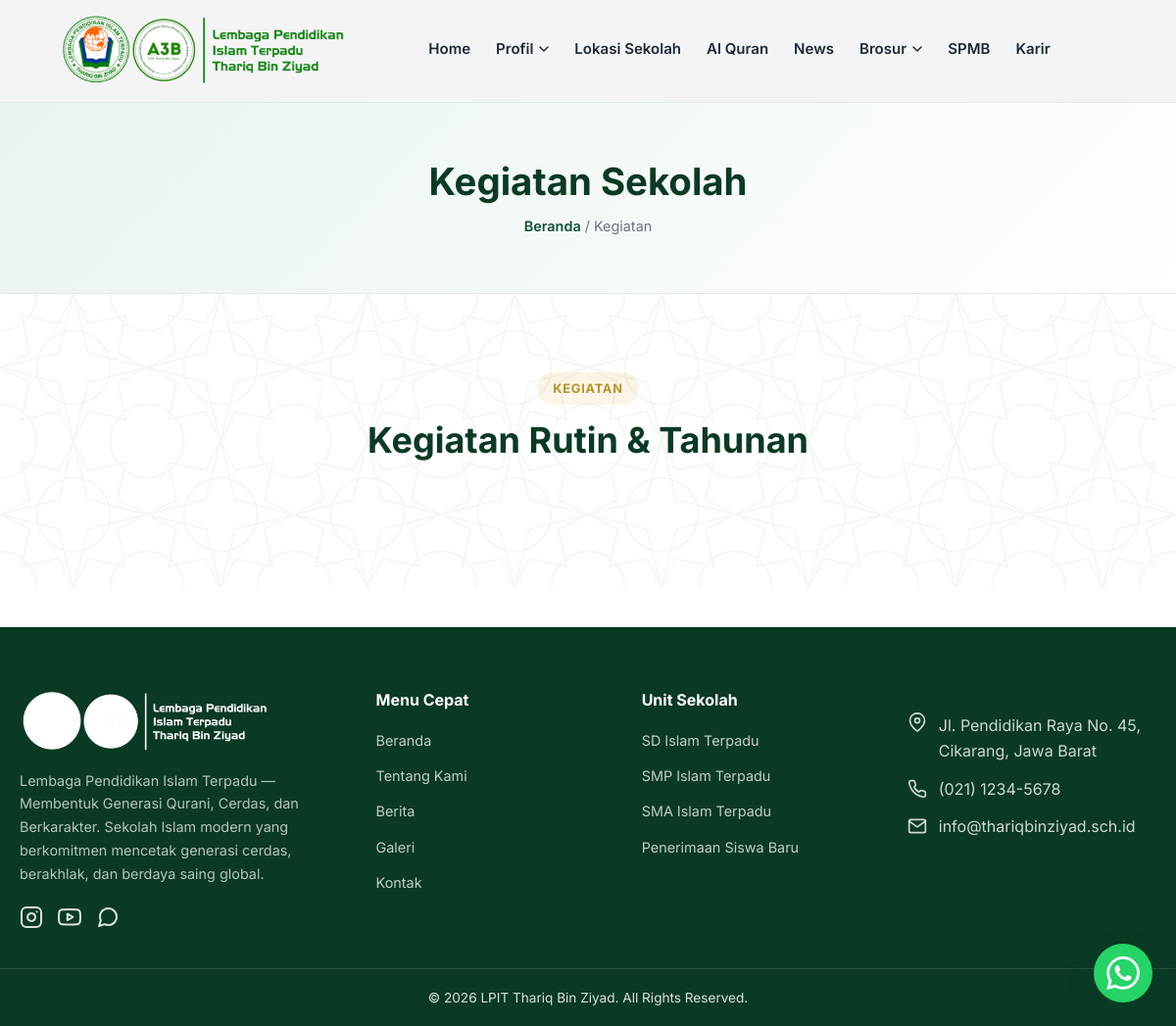
Page /frontend/pages/kegiatan.php on the earlier database version.
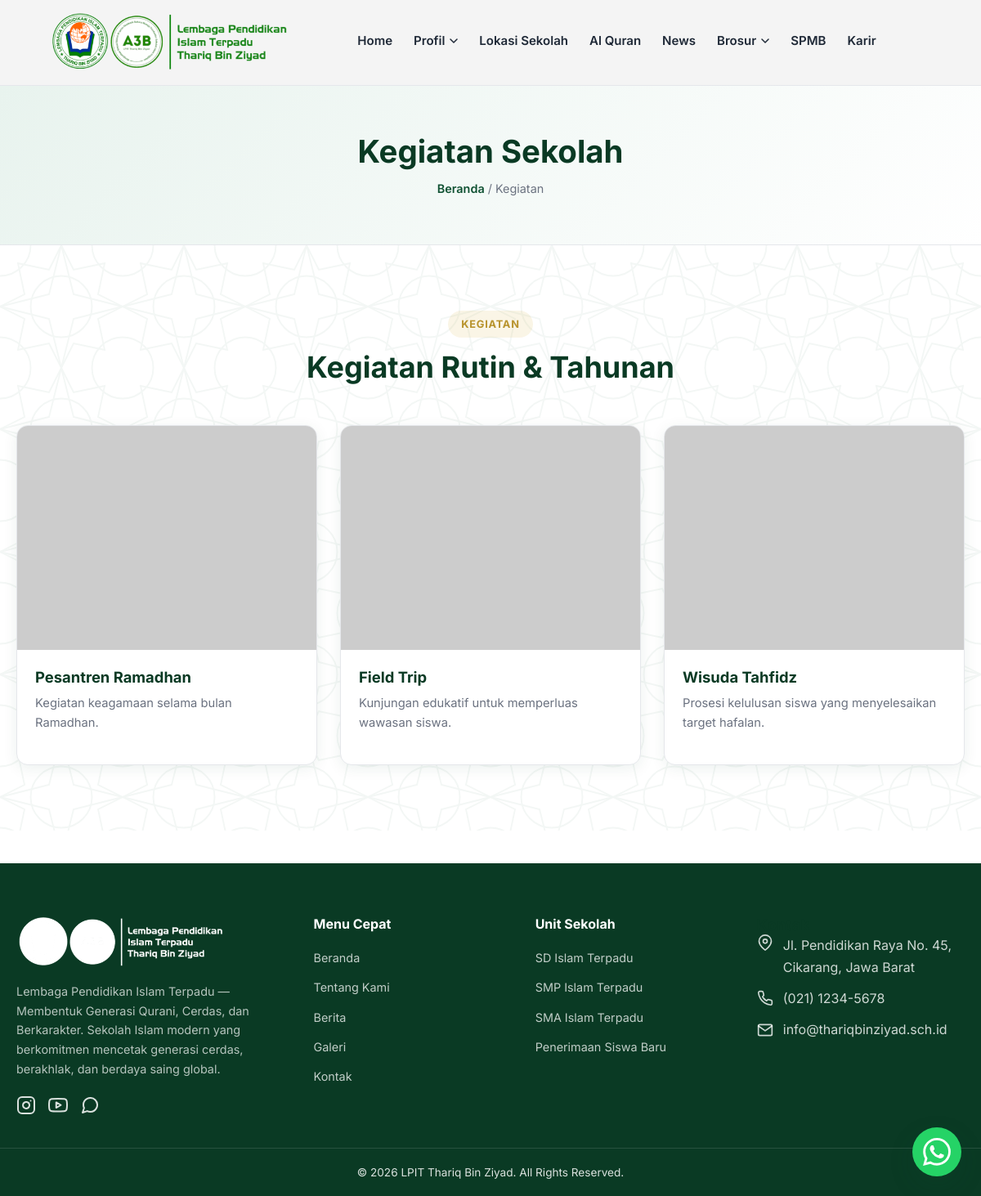
Same page on the later database version.
### tables this page shows
CREATE TABLE IF NOT EXISTS `site_content_items` (
    `id` INT AUTO_INCREMENT PRIMARY KEY,
    `type` VARCHAR(30) NOT NULL,
    `title` VARCHAR(180) NOT NULL,
    `subtitle` VARCHAR(180) DEFAULT NULL,
    `description` TEXT NOT NULL,
    `image` VARCHAR(255) DEFAULT NULL,
    `badge` VARCHAR(80) DEFAULT NULL,
    `year` VARCHAR(10) DEFAULT NULL,
    `extra` TEXT DEFAULT NULL,
    `sort_order` INT NOT NULL DEFAULT 0,
    `is_active` TINYINT(1) NOT NULL DEFAULT 1,
    `created_at` TIMESTAMP DEFAULT CURRENT_TIMESTAMP,
    `updated_at` TIMESTAMP DEFAULT CURRENT_TIMESTAMP ON UPDATE CURRENT_TIMESTAMP,
    INDEX `idx_content_type` (`type`,`is_active`,`sort_order`)
);

### backend/helpers/functions.php (called while the page is built, shortened)
<?php
function esc($string) {
    return htmlspecialchars($string ?? '', ENT_QUOTES, 'UTF-8');
}
$nav_menu = [
    'index.php'    => 'Home',
    'profil'       => [
        'label' => 'Profil',
        'children' => [
            'tentang.php'  => 'Tentang Kami',
            'unit.php'     => 'Unit Sekolah',
            'program.php'  => 'Program',
            'prestasi.php' => 'Prestasi',
        ]
    ],
    'kontak.php'   => 'Lokasi Sekolah',
    '#alquran'     => 'Al Quran',
    'berita.php'   => 'News',
    'brosur'       => [
        'label' => 'Brosur',
        'children' => [
            'galeri.php'    => 'Galeri',
            'kegiatan.php'  => 'Kegiatan',
        ]
    ],
    'spmb.php'     => 'SPMB',
    '#karir'       => 'Karir',
];

### frontend/pages/kegiatan.php (the view, shortened to what this page needs)
<?php
require_once __DIR__ . '/../../backend/config/database.php';
require_once __DIR__ . '/../../backend/helpers/functions.php';
$activities = $pdo->query("SELECT * FROM site_content_items WHERE type='activity' AND is_active=1 ORDER BY sort_order,id")->fetchAll();
require_once __DIR__ . '/../components/header.php';
?>
<section class="page-header">
    <div class="container">
        <h1>Kegiatan Sekolah</h1>
        <p class="breadcrumb"><a href="index.php">Beranda</a> / Kegiatan</p>
    </div>
</section>
<section class="section">
    <div class="container">
        <div class="section-head">
            <span class="section-eyebrow">Kegiatan</span>
            <h2>Kegiatan Rutin &amp; Tahunan</h2>
        </div>
        <div class="grid-3">
            <?php foreach ($activities as $a): ?>
            <div class="card">
                <img src="<?php echo esc($a['image'] ?: 'https://placehold.co/500x375/0f5132/ffffff?text='.urlencode($a['title'])); ?>" alt="<?php echo esc($a['title']); ?>" loading="lazy">
                <div class="card-body">
                    <h3><?php echo esc($a['title']); ?></h3>
                    <p><?php echo nl2br(esc($a['description'])); ?></p>
                </div>
            </div>
            <?php endforeach; ?>
        </div>
    </div>
</section>
<?php require_once __DIR__ . '/../components/footer.php'; ?>

### frontend/components/header.php (shortened to what this page needs)
<!DOCTYPE html>
<html lang="id">
<head>
<link rel="stylesheet" href="<?php echo SITE_URL; ?>/frontend/assets/css/style.css">
</head>
<body>
<header class="site-header" id="siteHeader">
    <div class="header-inner">
        <a href="<?php echo SITE_URL; ?>/index.php" class="brand">
            <img src="<?php echo SITE_URL; ?>/frontend/assets/images/logo.png" alt="Logo <?php echo esc(SITE_NAME); ?>" class="brand-logo" onerror="this.style.display='none'">
        </a>
        <nav class="main-nav" id="mainNav">
            <ul>
                <?php foreach ($nav_menu as $file => $item): ?>
                    <?php if (is_array($item)): ?>
                    <li class="has-dropdown">
                        <a href="javascript:void(0)" class="dropdown-trigger <?php
                            $childActive = false;
                            echo $childActive ? 'active' : '';
                        ?>">
                            <?php echo esc($item['label']); ?>
                            <svg class="dropdown-arrow" width="10" height="6" viewBox="0 0 10 6" fill="none"><path d="M1 1L5 5L9 1" stroke="currentColor" stroke-width="1.5" stroke-linecap="round" stroke-linejoin="round"/></svg>
                        </a>
                    </li>
                    <?php else: ?>
                    <li>
                        <a href="<?php echo SITE_URL . '/' . $file; ?>" class="<?php echo ($current_page === $file) ? 'active' : ''; ?>">
                            <?php echo esc($item); ?>
                        </a>
                    </li>
                    <?php endif; ?>
                <?php endforeach; ?>
            </ul>
        </nav>
    </div>
</header>

Differences in the rows shown:
added site_content_items: title "Pesantren Ramadhan", description "Kegiatan keagamaan selama bulan Ramadhan."
added site_content_items: title "Field Trip", description "Kunjungan edukatif untuk memperluas wawasan siswa."
added site_content_items: title "Wisuda Tahfidz", description "Prosesi kelulusan siswa yang menyelesaikan target hafalan."
